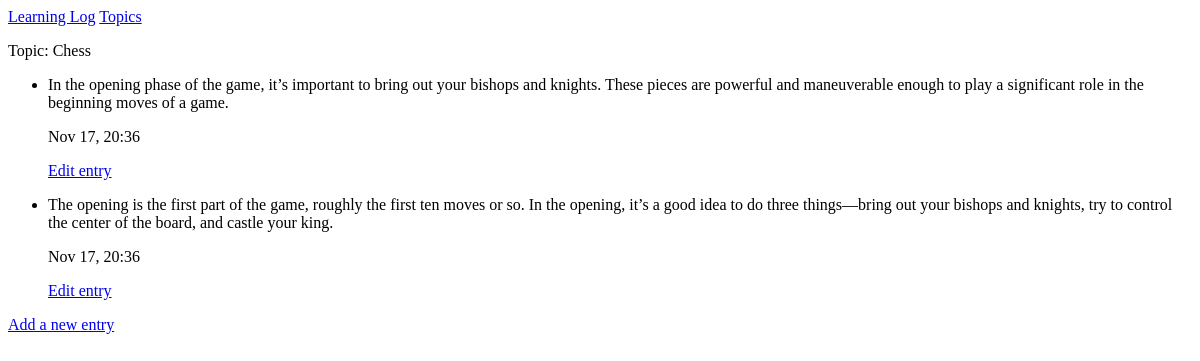
Page /topics/1/ on the earlier database version.
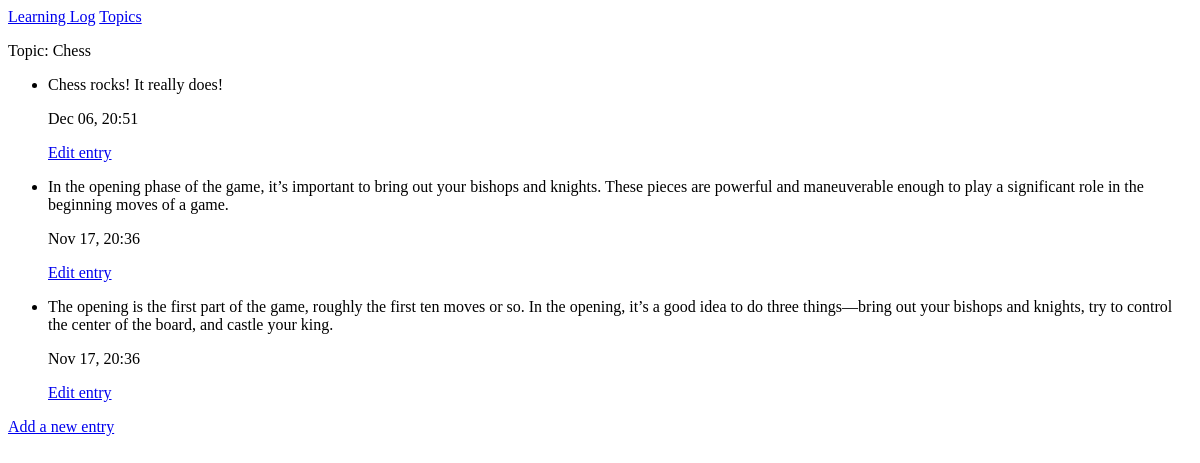
Same page on the later database version.
### MainApp/models.py (models this page shows, shortened)
class Entry(models.Model):
    topic = models.ForeignKey(Topic,on_delete=models.CASCADE)
    text = models.TextField()
    date_added = models.DateTimeField(auto_now_add=True)
    class Meta:
        verbose_name_plural = 'entries'

### MainApp/views.py (the view)
# urls.py: path('topics/<int:topic_id>/',views.topic,name='topic'),
def topic(request, topic_id):
    topic = Topic.objects.get(id=topic_id)
    entries = topic.entry_set.order_by('-date_added')
    context = {'topic': topic, 'entries': entries}
    return render(request, 'MainApp/topic.html', context)

### MainApp/models.py (called while the page is built)
    def __str__(self):
        return self.text

### MainApp/templates/MainApp/topic.html
{% extends "MainApp/base.html" %}
{% block content %}
<p>Topic: {{topic}}</p>
<ul>
    {% for entry in entries %}
    <li>
        <p>{{ entry.text|linebreaks }}</p>
        <p>{{ entry.date_added|date:'M d, H:i' }}</p>
        <p>
            <a href="{% url 'MainApp:edit_entry' entry.id %}">Edit entry</a>
        </p>
    </li>
    {% empty %}
    <li> There are no entries for this topic yet.</li>
    {% endfor %}
</ul>
<p>
    <a href="{% url 'MainApp:new_entry' topic.id %}">Add a new entry</a>
</p>
{% endblock content %}

Differences in the rows shown:
added Entry: text "Chess rocks! It really does!", date_added "Dec 06, 20:51"
